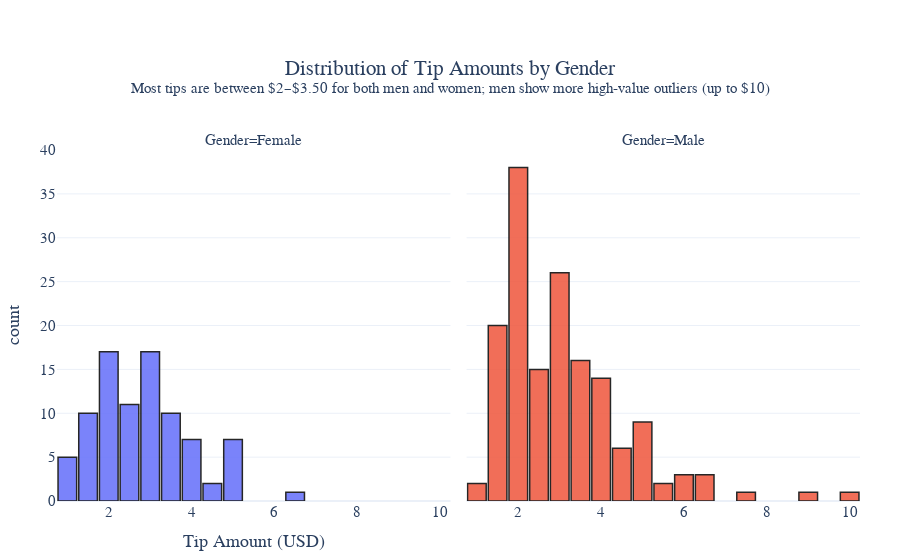

Here is the notebook cell this chart was saved with:
### Markdown cell above
**Key Findings:**

- There is a clear, positive (approximately linear) relationship between the total bill amount and the tip: as the bill increases, the tip amount tends to increase as well.
- Male customers generally have higher total bills and leave larger tips compared to female customers.

### Code cell
fig = px.histogram(
    tip_df,
    x="tip",
    facet_col="sex",
    color="sex",
    nbins=30,
    opacity=0.85,
    labels={"tip": "Tip Amount (USD)", "sex": "Gender"},
    template="plotly_white"
)

fig.update_traces(marker_line_width=1.5, marker_line_color="black")

fig.update_layout(
    title={
        "text": (
            "Distribution of Tip Amounts by Gender<br>"
            "<sup>Most tips are between $2–$3.50 for both men and women; "
            "men show more high-value outliers (up to $10)</sup>"
        ),
        "x": 0.5,
        "xanchor": "center"
    },
    font=dict(size=15, family="Arial"),
    bargap=0.1,
    showlegend=False,
    margin=dict(t=150, l=40, r=40, b=50)
)

# Remove x-axis title from the right facet
fig.update_xaxes(title_text="", row=1, col=2)
# Keep x-axis title only on the left facet
fig.update_xaxes(title_text="Tip Amount (USD)", row=1, col=1)

fig.for_each_annotation(lambda a: a.update(text=a.text.replace("sex=", "")))
fig.show()

### Figure 1 — Plotly figure (JSON) as saved in the notebook; plotly's stock layout.template omitted (floating-point values rounded to 4 significant figures; data arrays with more than 128 entries replaced by an {"elided": "..."} marker saying what was removed)
{"data": [{"bingroup": "x", "hovertemplate": "Gender=Female<br>Tip Amount (USD)=%{x}<br>count=%{y}<extra></extra>", "legendgroup": "Female", "marker": {"color": "#636efa", "line": {"color": "black", "width": 1.5}, "opacity": 0.85, "pattern": {"shape": ""}}, "name": "Female", "nbinsx": 30, "orientation": "v", "showlegend": true, "type": "histogram", "x": [1.01, 3.61, 5.0, 3.02, 1.67, 3.5, 2.75, 2.23, 3.0, 3.0, 2.45, 3.07, 2.6, 5.2, 1.5, 2.47, 1.0, 3.0, 3.14, 5.0, 2.2, 1.83, 5.17, 1.0, 4.3, 3.25, 2.5, 3.0, 2.5, 3.48, 4.08, 4.0, 1.0, 4.0, 3.5, 1.5, 1.8, 2.92, 1.68, 2.52, 4.2, 2.0, 2.0, 2.83, 1.5, 2.0, 3.25, 1.25, 2.0, 2.0, 2.75, 3.5, 5.0, 2.3, 1.5, 1.36, 1.63, 5.14, 3.75, 2.61, 2.0, 3.0, 1.61, 2.0, 4.0, 3.5, 3.5, 4.19, 5.0, 2.0, 2.01, 2.0, 2.5, 3.23, 2.23, 2.5, 6.5, 1.1, 3.09, 3.48, 3.0, 2.5, 2.0, 2.88, 4.67, 2.0, 3.0], "xaxis": "x", "yaxis": "y"}, {"bingroup": "x", "hovertemplate": "Gender=Male<br>Tip Amount (USD)=%{x}<br>count=%{y}<extra></extra>", "legendgroup": "Male", "marker": {"color": "#EF553B", "line": {"color": "black", "width": 1.5}, "opacity": 0.85, "pattern": {"shape": ""}}, "name": "Male", "nbinsx": 30, "orientation": "v", "showlegend": true, "type": "histogram", "x": {"elided": "157 float values"}, "xaxis": "x2", "yaxis": "y2"}], "layout": {"annotations": [{"font": {}, "showarrow": false, "text": "Gender=Female", "x": 0.245, "xanchor": "center", "xref": "paper", "y": 1, "yanchor": "bottom", "yref": "paper"}, {"font": {}, "showarrow": false, "text": "Gender=Male", "x": 0.755, "xanchor": "center", "xref": "paper", "y": 1, "yanchor": "bottom", "yref": "paper"}], "bargap": 0.1, "barmode": "relative", "font": {"family": "Arial", "size": 15}, "legend": {"title": {"text": "Gender"}, "tracegroupgap": 0}, "margin": {"b": 50, "l": 40, "r": 40, "t": 150}, "showlegend": false, "title": {"text": "Distribution of Tip Amounts by Gender<br><sup>Most tips are between $2–$3.50 for both men and women; men show more high-value outliers (up to $10)</sup>", "x": 0.5, "xanchor": "center"}, "xaxis": {"anchor": "y", "domain": [0, 0.49], "title": {"text": "Tip Amount (USD)"}}, "xaxis2": {"anchor": "y2", "domain": [0.51, 1], "matches": "x", "title": {"text": ""}}, "yaxis": {"anchor": "x", "domain": [0, 1], "title": {"text": "count"}}, "yaxis2": {"anchor": "x2", "domain": [0, 1], "matches": "y", "showticklabels": false}}}
